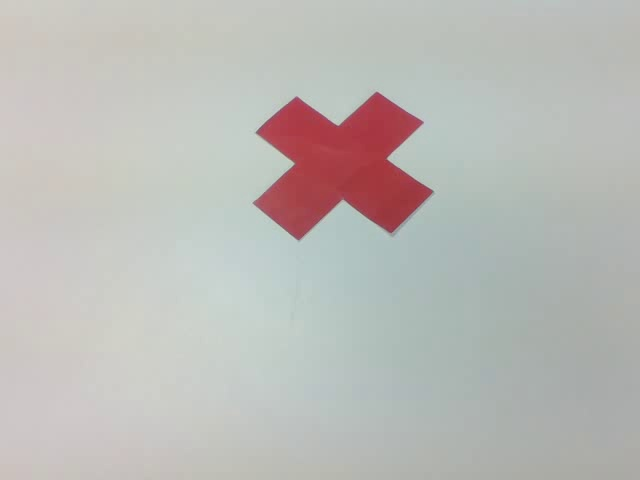
#> input picture Reconocimiento/botiquin/botiquin0.jpg, 640 x 480 px
$ python testReconocimiento.py   (Python 2 division)   (older library calls are emulated)
#> lines starting #> are read from the running program, lines starting #| are printed output that depends on the picture; after the words box and inside, x2 and y2 are one past the last pixel; in counts of white or black regions, pixels touching at a corner belong together
#> in classCenters, img is the input picture: shape (480, 640, 3); mean B, G, R 183.3, 186.8, 187.7
### Reconocimiento/huMoments.py
#coding=utf-8
import cv2
import csv

## Funcion getHuMoments(image)
## Obtiene los momentos de Hu de una imagen pasada como parametro usando la libreria de python cv2
def getHuMoments(image):
    gray = cv2.cvtColor(image, cv2.COLOR_BGR2GRAY)
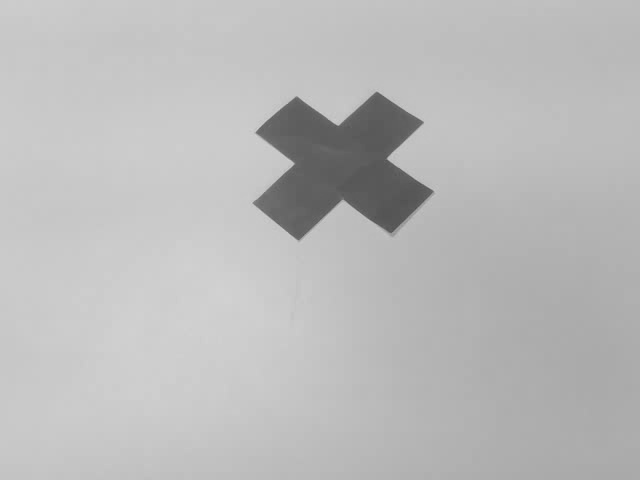
#> gray: shape (480, 640); min 80, max 210, mean 186.7
    ret,thresh = cv2.threshold(gray,127,255,cv2.THRESH_BINARY) #59%
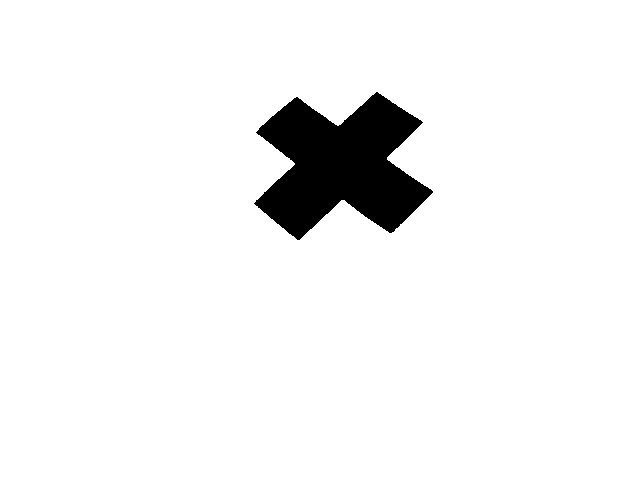
#> thresh: shape (480, 640); 94.8% white; 1 black region, box (x1, y1, x2, y2) and area: (254, 92, 433, 240) 15840
    ret, final = cv2.threshold(thresh,0,255,cv2.THRESH_BINARY_INV+cv2.THRESH_OTSU) #74%
#> ret = 0
    filtrada = cv2.medianBlur(final,5)
#> filtrada: shape (480, 640); 5.2% white; 1 white region, box (x1, y1, x2, y2) and area: (255, 93, 432, 240) 15832
    #cv2.imshow("Imagen Binarizada", filtrada)
    cv2.imwrite("segmentacion/img.jpg", filtrada)
    return cv2.HuMoments(cv2.moments(filtrada)).flatten()


## Funcion createCSV
## Crea un fichero CSV con los momentos de Hu extraidos de las imagenes del dataset
## en el csv se guarda con el formato:  etiquetaIcono momentoImg0 momentoImg1 momentoImg2 ... momentoImg99
# [9 lines left out: function createCSV, not called in this run]

## Funcion classCenters
## Funcion principal que obtiene los momentos de Hu de las imagenes del dataset
## llamando reiteradamente a getHuMoments(imagen) y lod guarda en una lista.
## Despues llama a la funcion createCSV(lista) para crear el csv.
def classCenters():
    iconos = ["botiquin","telefono","escalera","servicio"]
    finalList = []                        # 0-> datosbotiquin, 1-> datostelefono, 2-> datos escalera, 3-> datos servicio
    for icono in iconos:
        iconList = []
        for numImg in range(100):
            img = cv2.imread(icono + "/" + icono + str(numImg) + ".jpg")
            iconList.append(getHuMoments(img))
        finalList.append(iconList)
    createCSV(finalList)


#Llamada para ejecutar el script
classCenters()

### Reconocimiento/testReconocimiento.py
#coding=utf-8
import numpy as np
import cv2
import csv
import reconocimiento as rec
#> (the run stopped early here; a loop or call above may not have finished)
